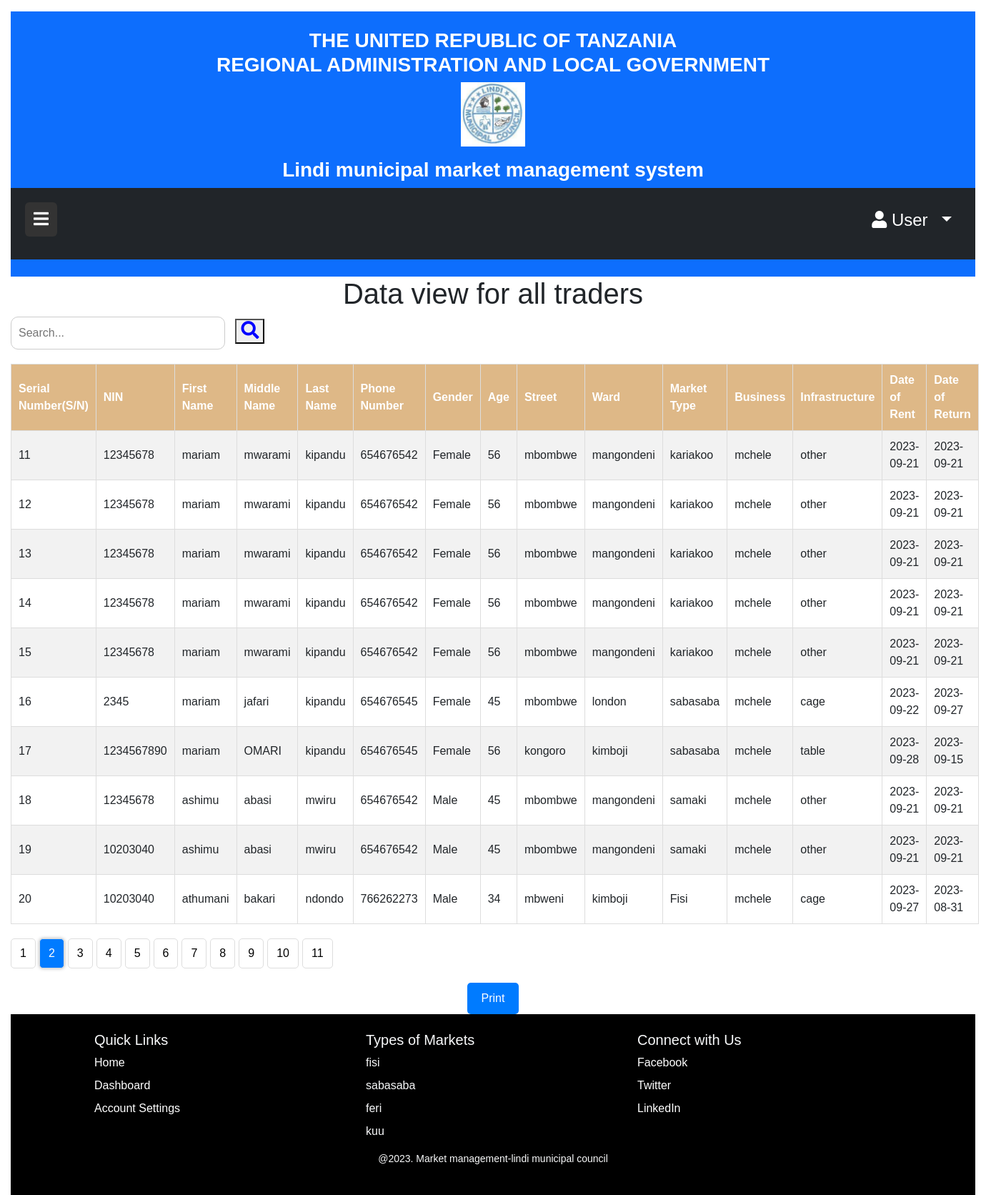
The page /Traders.php?page=2 on the database its author committed.
### tables this page shows
CREATE TABLE `wafanyabiashara` (
  `Mfanyabiashara_ID` int(11) NOT NULL,
  `NIN` varchar(24) NOT NULL,
  `Jina_la_Kwanza` varchar(15) NOT NULL,
  `Jina_Kati` varchar(15) NOT NULL,
  `Jina_Mwisho` varchar(15) NOT NULL,
  `Namba_ya_Simu` int(11) NOT NULL,
  `Jinsi` text NOT NULL,
  `Umri` int(11) NOT NULL,
  `Street` varchar(15) NOT NULL,
  `Ward` varchar(15) NOT NULL,
  `MarketType` varchar(20) NOT NULL,
  `business` varchar(30) NOT NULL,
  `infrastructure` varchar(20) NOT NULL,
  `date_of_rent` date NOT NULL,
  `date_of_return` date NOT NULL
);

### Traders.php (the view, shortened to what this page needs)
<!DOCTYPE html>
<html>
<head>
  <link rel="stylesheet" href="https://cdn.jsdelivr.net/npm/bootstrap@5.3.0/dist/css/bootstrap.min.css">
  <link rel="stylesheet" href="https://cdnjs.cloudflare.com/ajax/libs/font-awesome/5.15.3/css/all.min.css">
  <link rel="stylesheet" href="style/content.css">
  <link rel="stylesheet" href="https://cdnjs.cloudflare.com/ajax/libs/font-awesome/5.15.4/css/all.min.css">
</head>
<body>
<div id="main-content">
            <header class="bg-primary text-white text-center py-4">
        <div class="d-flex flex-column align-items-center">
            <h3>THE UNITED REPUBLIC OF TANZANIA <br> REGIONAL ADMINISTRATION AND LOCAL GOVERNMENT</h3>
            <div class="mb-3" id="tp">
              <img src="image/lindi-municipal.jpg" alt="image" class="img-fluid">
            </div>
            <h3 class="m-0">Lindi municipal market management system<h3>
          </div>
    <div class="position-relative bg-dark p-3" id="top">
      <div class="d-flex justify-content-between">
          <button id="toggle-btn" class="btn btn-dark">
              <i class="fas fa-bars"></i>
          </button>
          <div class="user-dropdown">
              <button id="user-btn" class="btn btn-dark dropdown-toggle" data-bs-toggle="dropdown">
                  <i class="fas fa-user"></i> User <i class="fas fa-arrow"></i>
              </button>
          </div>
      </div>
    </div>
    </header>
<h1>Data view for all traders</h1>
<div class="search-container">
  <form method="GET" action="">
    <div class="search-wrapper">
      <input type="text" name="search"  placeholder="Search...">
      <button type="submit"><i class="fa fa-search" aria-hidden="true"></i></button>
    </div>
  </form>
</div>
  <?php
include 'Connection.php' ;
  $current_page = isset($_GET['page']) ? $_GET['page'] : 1;
  $rows_per_page = 10;
  $offset = ($current_page - 1) * $rows_per_page;
  $search_query = isset($_GET['search']) ? $_GET['search'] : '';
  $total_rows_query = "SELECT COUNT(*) AS total FROM wafanyabiashara WHERE
                        NIN LIKE '%$search_query%' OR
                        Jina_la_Kwanza LIKE '%$search_query%' OR
                        Jina_Kati LIKE '%$search_query%' OR
                        Jina_Mwisho LIKE '%$search_query%' OR
                        Namba_ya_Simu LIKE '%$search_query%' OR
                        Jinsi LIKE '%$search_query%' OR
                        Umri LIKE '%$search_query%' OR
                        Street LIKE '%$search_query%' OR
                        Ward LIKE '%$search_query%' OR
                        MarketType LIKE '%$search_query%' OR
                        business LIKE '%$search_query%' OR
                        infrastructure LIKE '%$search_query%' OR
                        date_of_rent LIKE '%$search_query%' OR
                        date_of_return LIKE '%$search_query%'";
  $total_rows_result = $conn->query($total_rows_query);
  $total_rows = $total_rows_result->fetch_assoc()['total'];
  $total_pages = ceil($total_rows / $rows_per_page);
  $sql = "SELECT * FROM wafanyabiashara WHERE
            NIN LIKE '%$search_query%' OR
            Jina_la_Kwanza LIKE '%$search_query%' OR
            Jina_Kati LIKE '%$search_query%' OR
            Jina_Mwisho LIKE '%$search_query%' OR
            Namba_ya_Simu LIKE '%$search_query%' OR
            Jinsi LIKE '%$search_query%' OR
            Umri LIKE '%$search_query%' OR
            Street LIKE '%$search_query%' OR
            Ward LIKE '%$search_query%' OR
            MarketType LIKE '%$search_query%' OR
            business LIKE  '%$search_query%' OR
            infrastructure LIKE '%$search_query%' OR
            date_of_rent LIKE '%$search_query%' OR
            date_of_return LIKE '%$search_query%'
          LIMIT $offset, $rows_per_page";
  $result = $conn->query($sql);
  if ($result->num_rows > 0) {
    echo "<table>";
    echo "<tr>
            <th class='serial-number'>Serial Number(S/N)</th>
            <th class='table-header'>NIN</th>
            <th class='table-header'>First Name</th>
            <th class='table-header'>Middle Name</th>
            <th class='table-header'>Last Name</th>
            <th class='table-header'>Phone Number</th>
            <th class='table-header'>Gender</th>
            <th class='table-header'>Age</th>
            <th class='table-header'>Street</th>
            <th class='table-header'>Ward</th>
            <th class='table-header'>Market Type</th>
            <th class='table-header'>Business</th>
            <th class='table-header'>Infrastructure</th>
            <th class='table-header'>Date of Rent</th>
            <th class='table-header'>Date of Return</th>
          </tr>";
    $serial_number = $offset + 1;
    while ($row = $result->fetch_assoc()) {
      $nin = $row["NIN"];
      $first_name = $row["Jina_la_Kwanza"];
      $middle_name = $row["Jina_Kati"];
      $last_name = $row["Jina_Mwisho"];
      $phone_number = $row["Namba_ya_Simu"];
      $gender = $row["Jinsi"];
      $age = $row["Umri"];
      $street = $row["Street"];
      $ward = $row["Ward"];
      $market_type = $row["MarketType"];
      $business = $row["business"];
      $infrastructure = $row["infrastructure"];
      $date_of_rent = $row["date_of_rent"];
      $date_of_return = $row["date_of_return"];
      $row_class = ($serial_number % 2 == 0) ? '' : 'gray-row';
      echo "<tr class='$row_class'>
              <td class='serial-number'>$serial_number</td>
              <td>$nin</td>
              <td>$first_name</td>
              <td>$middle_name</td>
              <td>$last_name</td>
              <td>$phone_number</td>
              <td>$gender</td>
              <td>$age</td>
              <td>$street</td>
              <td>$ward</td>
              <td>$market_type</td>
              <td>$business</td>
              <td>$infrastructure</td>
              <td>$date_of_rent</td>
              <td>$date_of_return</td>
            </tr>";
      $serial_number++;
    }
    echo "</table>";
    echo "<ul class='pagination'>";
    for ($i = 1; $i <= $total_pages; $i++) {
      $active_class = ($i == $current_page) ? 'active' : '';
      $search_param = (!empty($search_query)) ? "&search=$search_query" : "";
      echo "<li class='$active_class'><a href='?page=$i$search_param'>$i</a></li>";
    }
    echo "</ul>";
  } else {
    echo "<p>No results found.</p>";
  }
  ?>
<div class="print-button">
            <button onclick="window.print()">Print</button>
        </div>
  <footer class="custom-footer text-light py-4">
    <div class="container">
      <div class="row">
        <div class="col-md-4">
          <h5>Quick Links</h5>
          <ul class="list-unstyled">
            <li><a href="#">Home</a></li>
            <li><a href="#">Dashboard</a></li>
            <li><a href="#">Account Settings</a></li>
          </ul>
        </div>
        <div class="col-md-4">
          <h5>Types of Markets</h5>
          <ul class="list-unstyled">
            <li>fisi</li>
            <li>sabasaba</li>
            <li>feri</li>
            <li>kuu</li>
          </ul>
        </div>
        <div class="col-md-4">
          <h5>Connect with Us</h5>
          <ul class="list-unstyled">
            <li><a href="#"><i class="bi bi-facebook"></i> Facebook</a></li>
            <li><a href="#"><i class="bi bi-twitter"></i> Twitter</a></li>
            <li><a href="#"><i class="bi bi-linkedin"></i> LinkedIn</a></li>
          </ul>
        </div>
      </div>
      <p class="text-center">@2023. Market management-lindi municipal council</p>
    </div>
    </footer>
  </div>
</body>
</html>

### style/content.css (style rules this page uses)
body { height: 0; }
#main-content { transition: margin-left 0.3s ease-in-out; padding-left: 15px; padding-right: 15px; }
#toggle-btn { position: absolute; left: 20px; top: 20px; background: #333; color: white; border: none; cursor: pointer; font-size: 24px; z-index: 1001; }
#tp img { height: 90px; width: 90px; }
#user-btn { position: absolute; top: 20px; right: 20px; background: #333; color: white; cursor: pointer; font-size: 24px; z-index: 1001; }
#top { background-color: #f7f7f7; height: 100px; }
.user-dropdown { position: absolute; top: 0; right: 0; }
#user-btn { border-radius: 0; background-color:transparent; }
:root { --main-background-color: #f7f7f7; }
.custom-footer { padding: 100px 0; background-color: var(--main-background-color); background-color:black; }
footer { padding: 20px 10px; background-color: black; }
footer ul { list-style: none; padding: 0; }
footer ul li { margin-bottom: 8px; }
footer ul li a { color: #fff; text-decoration: none; transition: color 0.3s ease; }
footer p { font-size: 14px; }
input[type="text"], input[type="tel"], input[type="number"], input[type="date"], select { width: 100%; padding: 10px; border: 1px solid #ccc; border-radius: 5px; }
h3 { font-weight: bold; }

### Traders.php (style rules this page uses)
body { font-family: Arial, sans-serif; }
h1 { text-align: center; }
table { width: 100%; border-collapse: collapse; margin-top: 20px; }
table, th, td { border: 1px solid #ddd; }
th, td { padding: 10px; text-align: left; }
th { background-color: burlywood; color: #fff; }
tr:nth-child(even) { background-color: #f2f2f2; }
.print-button { margin-top: 20px; text-align: center; }
.print-button button { background-color: #007bff; color: #fff; padding: 10px 20px; border: none; border-radius: 5px; cursor: pointer; }
.pagination { margin-top: 20px; list-style-type: none; text-align: center; }
.pagination li { display: inline-block; margin-right: 5px; }
.pagination li a { display: inline-block; padding: 8px 12px; text-decoration: none; color: #000; border: 1px solid #ddd; border-radius: 5px; }
.pagination li.active a { background-color: #007bff; color: #fff; box-shadow: 0px 0px 5px rgba(0, 0, 0, 0.3); }
.search-container { display: flex; align-items: center; }
input[type="text"] { padding: 10px; border: 1px solid #ccc; border-radius: 10px; width: 300px; margin-right: 10px; }
.fa-search { font-size: 25px; color:blue; }
.gray-row { background-color: #f2f2f2; }

### rows shown on the page
wafanyabiashara: NIN "12345678", Jina_la_Kwanza "mariam", Jina_Kati "mwarami", Jina_Mwisho "kipandu", Namba_ya_Simu "654676542", Jinsi "Female", Umri "56", Street "mbombwe", Ward "mangondeni", MarketType "kariakoo", business "mchele", infrastructure "other", date_of_rent "2023-09-21", date_of_return "2023-09-21"
wafanyabiashara: NIN "12345678", Jina_la_Kwanza "mariam", Jina_Kati "mwarami", Jina_Mwisho "kipandu", Namba_ya_Simu "654676542", Jinsi "Female", Umri "56", Street "mbombwe", Ward "mangondeni", MarketType "kariakoo", business "mchele", infrastructure "other", date_of_rent "2023-09-21", date_of_return "2023-09-21"
wafanyabiashara: NIN "12345678", Jina_la_Kwanza "mariam", Jina_Kati "mwarami", Jina_Mwisho "kipandu", Namba_ya_Simu "654676542", Jinsi "Female", Umri "56", Street "mbombwe", Ward "mangondeni", MarketType "kariakoo", business "mchele", infrastructure "other", date_of_rent "2023-09-21", date_of_return "2023-09-21"
wafanyabiashara: NIN "12345678", Jina_la_Kwanza "mariam", Jina_Kati "mwarami", Jina_Mwisho "kipandu", Namba_ya_Simu "654676542", Jinsi "Female", Umri "56", Street "mbombwe", Ward "mangondeni", MarketType "kariakoo", business "mchele", infrastructure "other", date_of_rent "2023-09-21", date_of_return "2023-09-21"
wafanyabiashara: NIN "12345678", Jina_la_Kwanza "mariam", Jina_Kati "mwarami", Jina_Mwisho "kipandu", Namba_ya_Simu "654676542", Jinsi "Female", Umri "56", Street "mbombwe", Ward "mangondeni", MarketType "kariakoo", business "mchele", infrastructure "other", date_of_rent "2023-09-21", date_of_return "2023-09-21"
wafanyabiashara: NIN "2345", Jina_la_Kwanza "mariam", Jina_Kati "jafari", Jina_Mwisho "kipandu", Namba_ya_Simu "654676545", Jinsi "Female", Umri "45", Street "mbombwe", Ward "london", MarketType "sabasaba", business "mchele", infrastructure "cage", date_of_rent "2023-09-22", date_of_return "2023-09-27"
wafanyabiashara: NIN "1234567890", Jina_la_Kwanza "mariam", Jina_Kati "OMARI", Jina_Mwisho "kipandu", Namba_ya_Simu "654676545", Jinsi "Female", Umri "56", Street "kongoro", Ward "kimboji", MarketType "sabasaba", business "mchele", infrastructure "table", date_of_rent "2023-09-28", date_of_return "2023-09-15"
wafanyabiashara: NIN "12345678", Jina_la_Kwanza "ashimu", Jina_Kati "abasi", Jina_Mwisho "mwiru", Namba_ya_Simu "654676542", Jinsi "Male", Umri "45", Street "mbombwe", Ward "mangondeni", MarketType "samaki", business "mchele", infrastructure "other", date_of_rent "2023-09-21", date_of_return "2023-09-21"
wafanyabiashara: NIN "10203040", Jina_la_Kwanza "ashimu", Jina_Kati "abasi", Jina_Mwisho "mwiru", Namba_ya_Simu "654676542", Jinsi "Male", Umri "45", Street "mbombwe", Ward "mangondeni", MarketType "samaki", business "mchele", infrastructure "other", date_of_rent "2023-09-21", date_of_return "2023-09-21"
wafanyabiashara: NIN "10203040", Jina_la_Kwanza "athumani", Jina_Kati "bakari", Jina_Mwisho "ndondo", Namba_ya_Simu "766262273", Jinsi "Male", Umri "34", Street "mbweni", Ward "kimboji", MarketType "Fisi", business "mchele", infrastructure "cage", date_of_rent "2023-09-27", date_of_return "2023-08-31"
